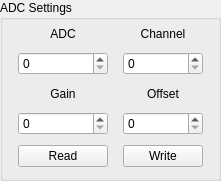
      <widget class="QGroupBox" name="groupBox_2">
       <property name="geometry">
        <rect>
         <x>220</x>
         <y>610</y>
         <width>221</width>
         <height>181</height>
        </rect>
       </property>
       <property name="title">
        <string>ADC Settings</string>
       </property>
       <layout class="QGridLayout" name="gridLayout_19">
        <property name="leftMargin">
         <number>15</number>
        </property>
        <property name="topMargin">
         <number>5</number>
        </property>
        <property name="rightMargin">
         <number>15</number>
        </property>
        <property name="horizontalSpacing">
         <number>15</number>
        </property>
        <property name="verticalSpacing">
         <number>10</number>
        </property>
        <item row="0" column="0">
         <widget class="QLabel" name="label_11">
          <property name="text">
           <string>ADC</string>
          </property>
          <property name="alignment">
           <set>Qt::AlignCenter</set>
          </property>
         </widget>
        </item>
        <item row="0" column="1">
         <widget class="QLabel" name="label_17">
          <property name="text">
           <string>Channel</string>
          </property>
          <property name="alignment">
           <set>Qt::AlignCenter</set>
          </property>
         </widget>
        </item>
        <item row="1" column="0">
         <widget class="QSpinBox" name="spinAcqAdcNum">
          <property name="sizePolicy">
           <sizepolicy hsizetype="MinimumExpanding" vsizetype="Fixed">
            <horstretch>0</horstretch>
            <verstretch>0</verstretch>
           </sizepolicy>
          </property>
          <property name="maximum">
           <number>2</number>
          </property>
         </widget>
        </item>
        <item row="1" column="1">
         <widget class="QSpinBox" name="spinAcqAdcChannel">
          <property name="maximum">
           <number>2</number>
          </property>
         </widget>
        </item>
        <item row="2" column="0">
         <widget class="QLabel" name="label_15">
          <property name="text">
           <string>Gain</string>
          </property>
          <property name="alignment">
           <set>Qt::AlignCenter</set>
          </property>
         </widget>
        </item>
        <item row="2" column="1">
         <widget class="QLabel" name="label_16">
          <property name="text">
           <string>Offset</string>
          </property>
          <property name="alignment">
           <set>Qt::AlignCenter</set>
          </property>
         </widget>
        </item>
        <item row="3" column="0">
         <widget class="QSpinBox" name="spinAcqAdcGain">
          <property name="maximum">
           <number>1023</number>
          </property>
         </widget>
        </item>
        <item row="3" column="1">
         <widget class="QSpinBox" name="spinAcqAdcOffset">
          <property name="maximum">
           <number>511</number>
          </property>
         </widget>
        </item>
        <item row="4" column="0">
         <widget class="QPushButton" name="btnAcqAdcRead">
          <property name="text">
           <string>Read</string>
          </property>
         </widget>
        </item>
        <item row="4" column="1">
         <widget class="QPushButton" name="btnAcqAdcWrite">
          <property name="text">
           <string>Write</string>
          </property>
         </widget>
        </item>
       </layout>
      </widget>
